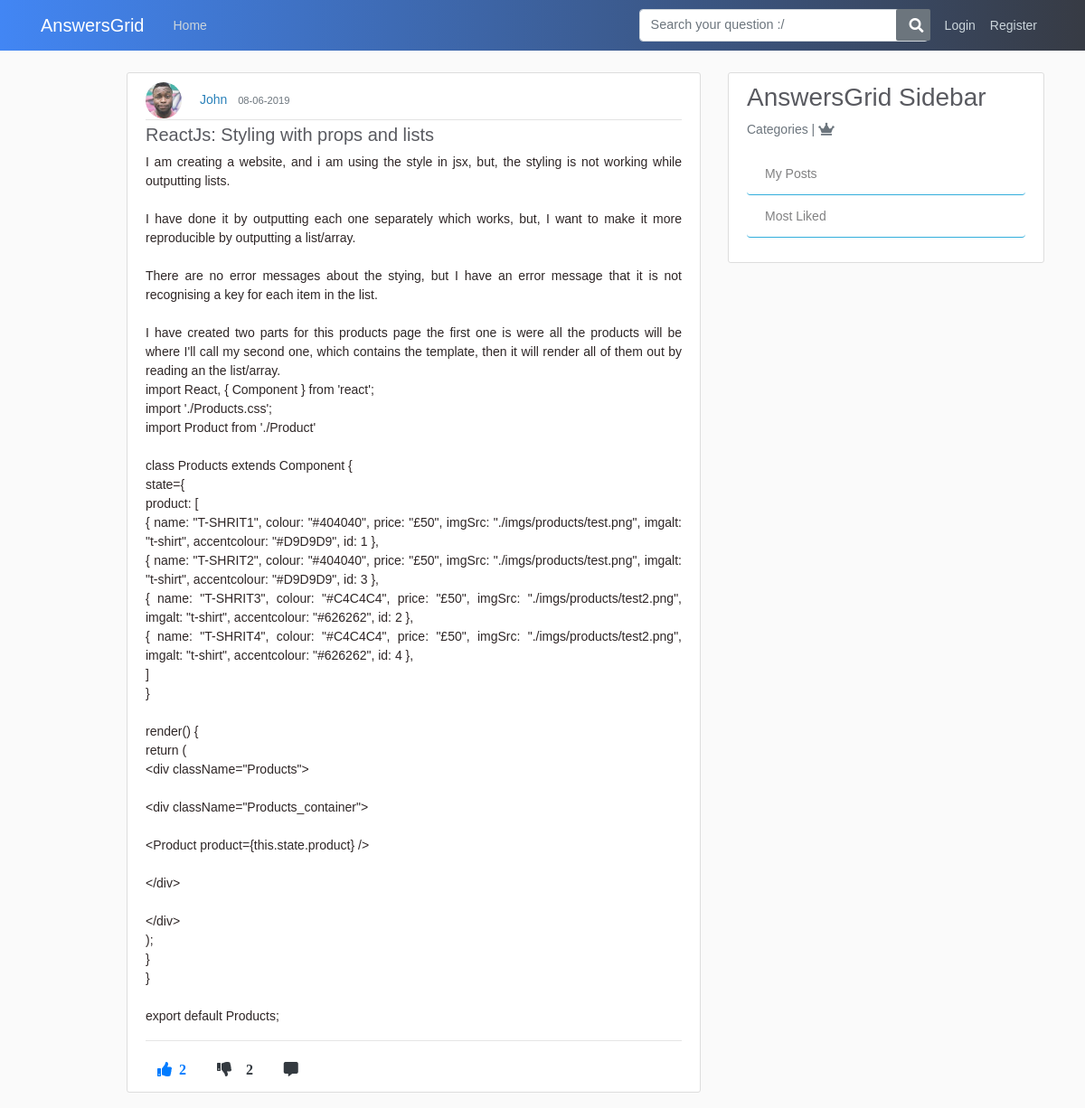
Page /post/8 on the earlier database version.
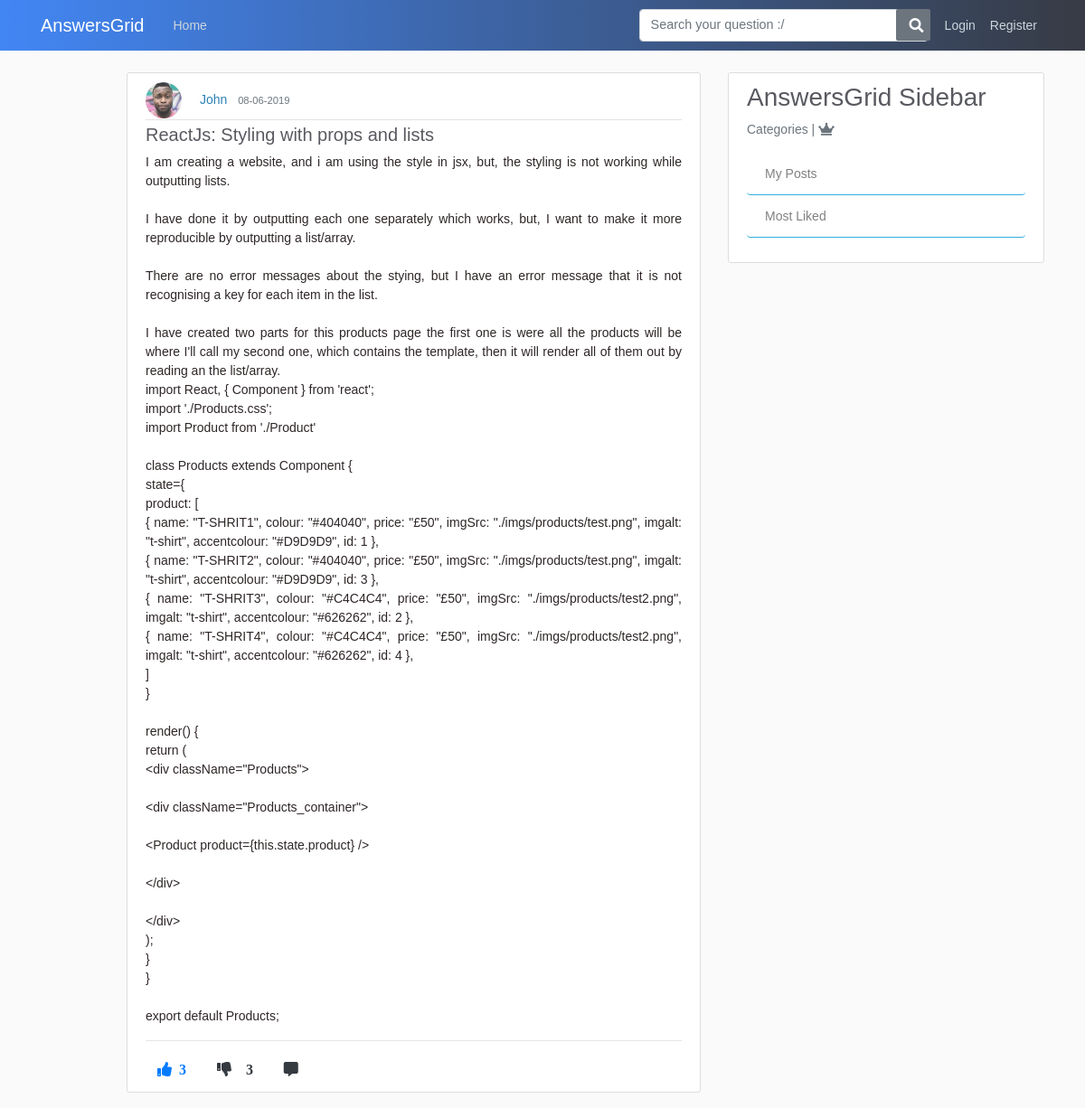
Same page on the later database version.
### application/models.py (models this page shows, shortened)
class Post(db.Model):
    id = db.Column(db.Integer, primary_key=True)
    title = db.Column(db.String(100), nullable=False)
    content = db.Column(db.Text, nullable=False)
    date_posted = db.Column(db.DateTime, nullable=False, default=datetime.utcnow)
    like_count = db.Column(db.Integer, nullable=False, default=0)
    dislike_count = db.Column(db.Integer, nullable=False, default=0)
    user_id = db.Column(db.Integer, db.ForeignKey('user.id'), nullable=False)
    comments = db.relationship('Comment', backref='commentOnPost', lazy=True)
    answers = db.relationship('Answer', backref='answerOnPost', lazy=True)
    favourites = db.relationship('Favourite', backref='favour_post', lazy=True)

### application/routes.py (the view)
@app.route("/post/<int:post_id>", methods=['GET', 'POST'])
def post(post_id):
    post = Post.query.get_or_404(post_id)
    return render_template('post.html',title=post.title,post=post)

### application/templates/post.html (shortened to what this page needs)
{% extends "layout.html" %}
{% block content %}
    <article class="media content-section">
      <div class="media-body">
        <div class="article-metadata">
          <img class="rounded-circle article-img" src="{{ url_for('static', filename='profile_pics/' + post.author.image_file) }}">
          <a class="mr-2" href="{{ url_for('user_posts', username=post.author.username) }}">{{ post.author.username }}</a>
          <small class="text-muted">{{ post.date_posted.strftime('%d-%m-%Y') }}</small>
        </div>
        <h5 class="article-title text-justify">{{ post.title }}</h5>
        <p class="article-content text-justify">{{ post.content }}</p>
        <p><a class="article-content text-justify" href="#">{{ post.tags }}</a></p><hr>
        {%  if current_user.is_authenticated %}
        <a href="{{ url_for('upvote', post_id=post.id, user_id=current_user.id) }}"><i class="fas fa-thumbs-up mr-1 btn text-primary upvote"><span class="ml-2 likes-count">{{ post.like_count }}</span></i></a>
        <a href="{{ url_for('downvote', post_id=post.id, user_id=current_user.id) }}"><i class="fas fa-thumbs-down mr-1 btn text-dark"><span id="demo" class="ml-3">{{ post.dislike_count }}</i></a>
        <a href="{{url_for('comment_post', post_id=post.id)}}"><i class="fas fa-comment-alt mr-1 btn text-dark"></i></a>
        <a href="https://twitter.com/share?ref_src=twsrc%5Etfw" class="twitter-share-button" data-show-count="false"></a>
        {% else %}
        <a href="#"><i class="fas fa-thumbs-up mr-1 btn text-primary upvote"><span class="ml-2 likes-count">{{ post.like_count }}</span></i></a>
        <a href="#"><i class="fas fa-thumbs-down mr-1 btn text-dark"><span id="demo" class="ml-3">{{ post.like_count }}</i></a>
        <a href="{{url_for('comment_post', post_id=post.id)}}"><i class="fas fa-comment-alt mr-1 btn text-dark"></i></a>
      {% endif %}
      </div>
    </article>
{% endblock content %}

Differences in the rows shown:
changed Post "ReactJs: Styling with props and lists": like_count "2" → "3"
